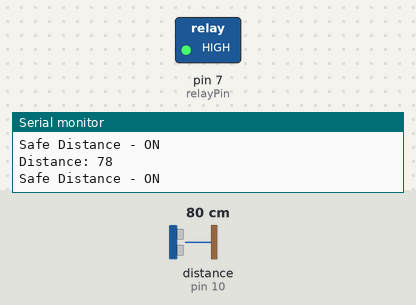
Bench run of a sketch on a simulated Arduino Uno, built with avr-gcc and run on an emulated ATmega328P. On the bench: switched loads named in the sketch (green lamp = pin HIGH), the last lines printed to the serial monitor. Wiring (inferred from the names in the program): ultrasonic range finder: trigger pin 9; echo pin 10. The inputs (shaded band) are chosen by the test bench; at power-on: distance to the obstacle (sensor on pin 10) 80 cm. The echo pulse lasts 58.3 µs per cm; pins used as bus, display or sensor lines are not drawn.

Above: at 1.3 s.
1.4 s: distance to the obstacle (sensor on pin 10) set to 28 cm
2.9 s: distance to the obstacle (sensor on pin 10) set to 23 cm
At 4.0 s:
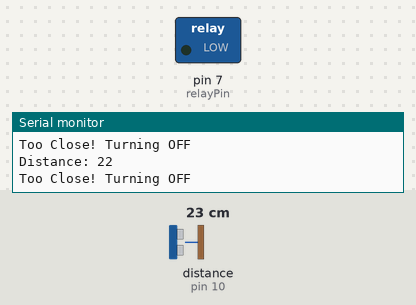
4.5 s: distance to the obstacle (sensor on pin 10) set to 35 cm
At 5.4 s:
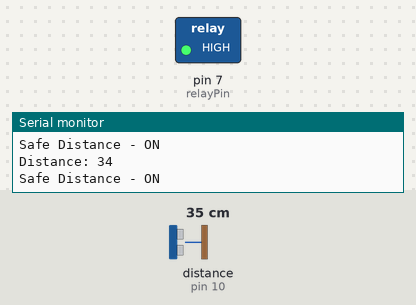
6.0 s: distance to the obstacle (sensor on pin 10) set to 2 cm
At 6.8 s:
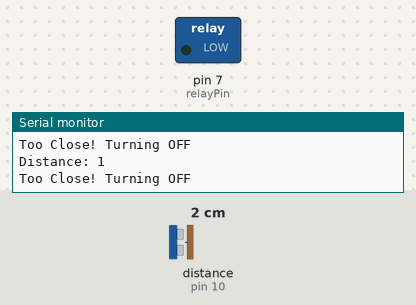
Timing chart, 0 to 8.5 s (numbered marks = the images above; inputs shaded):
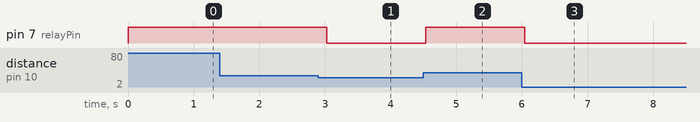

The sketch:

Smart_Proximity_TV.ino
```cpp
#define trigPin 9
#define echoPin 10
#define relayPin 7 // Relay connected to pin 7

long duration;
int distance;
void setup() {
 pinMode(trigPin, OUTPUT);
 pinMode(echoPin, INPUT);
 pinMode(relayPin, OUTPUT);
 Serial.begin(9600);
 digitalWrite(relayPin, HIGH); // TV ON initially
}

void loop() {
 // Send ultrasonic pulse
 digitalWrite(trigPin, LOW);
 delayMicroseconds(2);
 digitalWrite(trigPin, HIGH);
 delayMicroseconds(10);

 digitalWrite(trigPin, LOW);

 // Read echo
 duration = pulseIn(echoPin, HIGH);
 // Calculate distance (in cm)
 distance = duration * 0.034 / 2;
 Serial.print("Distance: ");
 Serial.println(distance);
 // Condition: if kid is too close
 if (distance < 25) {
 digitalWrite(relayPin, LOW); // OFF (TV OFF)
 Serial.println("Too Close! Turning OFF");
 }
 else {
 digitalWrite(relayPin, HIGH); // ON (TV ON)
 Serial.println("Safe Distance - ON");
 }
 delay(500);
}
```

Measured:
- the behaviour switches between 26 and 25 cm on distance to the obstacle (sensor on pin 10) (found by bisection; images 0 and 1)
- after the input at 2.9 s, pin 7 (relayPin): HIGH → LOW after 0.13 s
- after the input at 4.5 s, pin 7 (relayPin): LOW → HIGH at once
- after the input at 6.0 s, pin 7 (relayPin): HIGH → LOW at once
